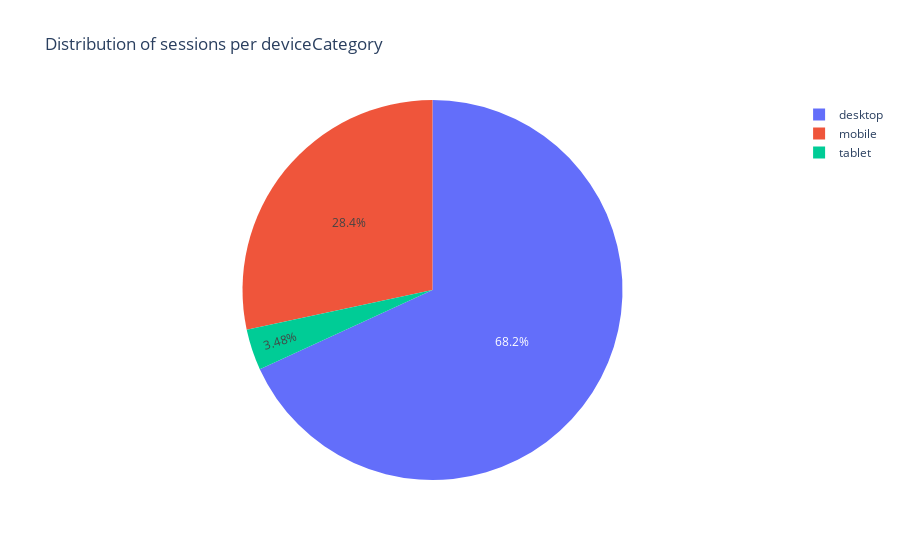

The notebook cell saved with this chart:
### Markdown cell above
![newplot (3)](newplot%20(3).png)

### Code cell
# Plot the distribution of sessions per device category using a pie chart
plot_sessions_per_group(df_clean, 'deviceCategory', 'pie')

### Figure 1 — Plotly figure (JSON) as saved in the notebook; plotly's stock layout.template omitted (floating-point values rounded to 4 significant figures)
{"data": [{"domain": {"x": [0, 1], "y": [0, 1]}, "hovertemplate": "deviceCategory=%{label}<br>sessions=%{value}<extra></extra>", "labels": ["tablet", "mobile", "desktop"], "legendgroup": "", "name": "", "showlegend": true, "values": [89, 725, 1742], "type": "pie"}], "layout": {"legend": {"tracegroupgap": 0}, "title": {"text": "Distribution of sessions per deviceCategory"}}}
